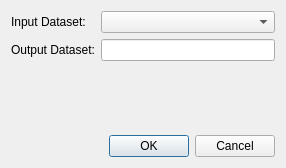
<?xml version="1.0" encoding="UTF-8"?>
<ui version="4.0">
 <class>OffsetComputationDialog</class>
 <widget class="QDialog" name="OffsetComputationDialog">
  <property name="geometry">
   <rect>
    <x>0</x>
    <y>0</y>
    <width>286</width>
    <height>168</height>
   </rect>
  </property>
  <property name="windowTitle">
   <string>Offset Computation</string>
  </property>
  <layout class="QVBoxLayout" name="verticalLayout">
   <item>
    <layout class="QGridLayout" name="gridLayout_2">
     <item row="0" column="0">
      <widget class="QLabel" name="label_7">
       <property name="text">
        <string>Input Dataset:</string>
       </property>
      </widget>
     </item>
     <item row="0" column="1">
      <widget class="QComboBox" name="cbInputDataset"/>
     </item>
     <item row="1" column="0">
      <widget class="QLabel" name="label_8">
       <property name="text">
        <string>Output Dataset:</string>
       </property>
      </widget>
     </item>
     <item row="1" column="1">
      <widget class="QLineEdit" name="leOutputDataset"/>
     </item>
    </layout>
   </item>
   <item>
    <spacer name="verticalSpacer">
     <property name="orientation">
      <enum>Qt::Vertical</enum>
     </property>
     <property name="sizeHint" stdset="0">
      <size>
       <width>20</width>
       <height>68</height>
      </size>
     </property>
    </spacer>
   </item>
   <item>
    <widget class="QDialogButtonBox" name="buttonBox">
     <property name="orientation">
      <enum>Qt::Horizontal</enum>
     </property>
     <property name="standardButtons">
      <set>QDialogButtonBox::Cancel|QDialogButtonBox::Ok</set>
     </property>
    </widget>
   </item>
  </layout>
 </widget>
 <tabstops>
  <tabstop>cbInputDataset</tabstop>
  <tabstop>leOutputDataset</tabstop>
 </tabstops>
 <resources/>
 <connections>
  <connection>
   <sender>buttonBox</sender>
   <signal>accepted()</signal>
   <receiver>OffsetComputationDialog</receiver>
   <slot>accept()</slot>
   <hints>
    <hint type="sourcelabel">
     <x>248</x>
     <y>254</y>
    </hint>
    <hint type="destinationlabel">
     <x>157</x>
     <y>274</y>
    </hint>
   </hints>
  </connection>
  <connection>
   <sender>buttonBox</sender>
   <signal>rejected()</signal>
   <receiver>OffsetComputationDialog</receiver>
   <slot>reject()</slot>
   <hints>
    <hint type="sourcelabel">
     <x>316</x>
     <y>260</y>
    </hint>
    <hint type="destinationlabel">
     <x>286</x>
     <y>274</y>
    </hint>
   </hints>
  </connection>
 </connections>
</ui>
